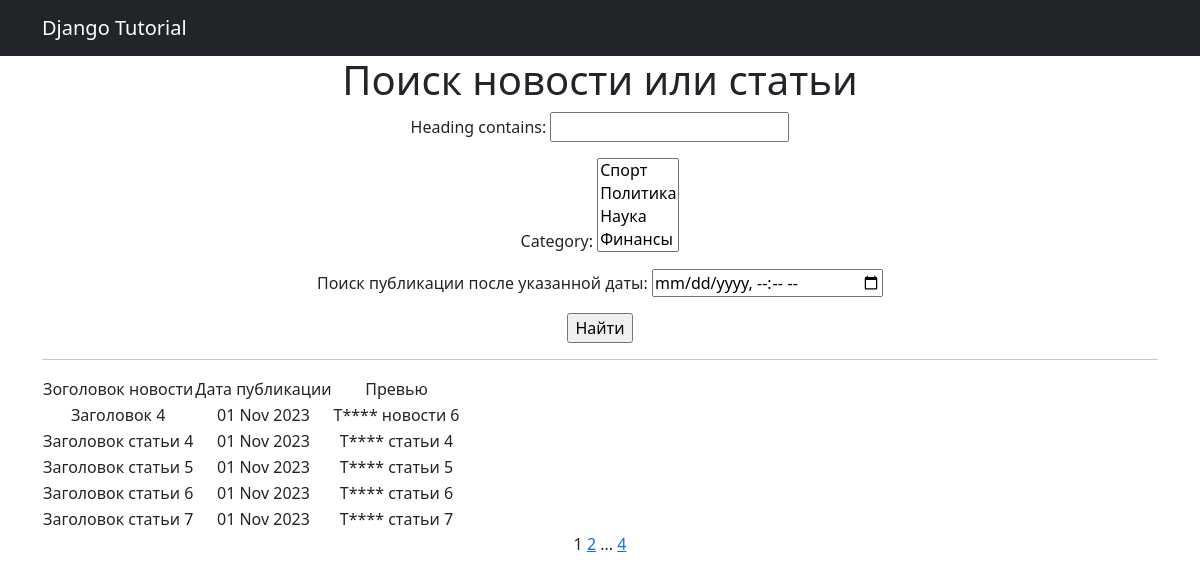
The page /news/search/ on the database as committed earlier.
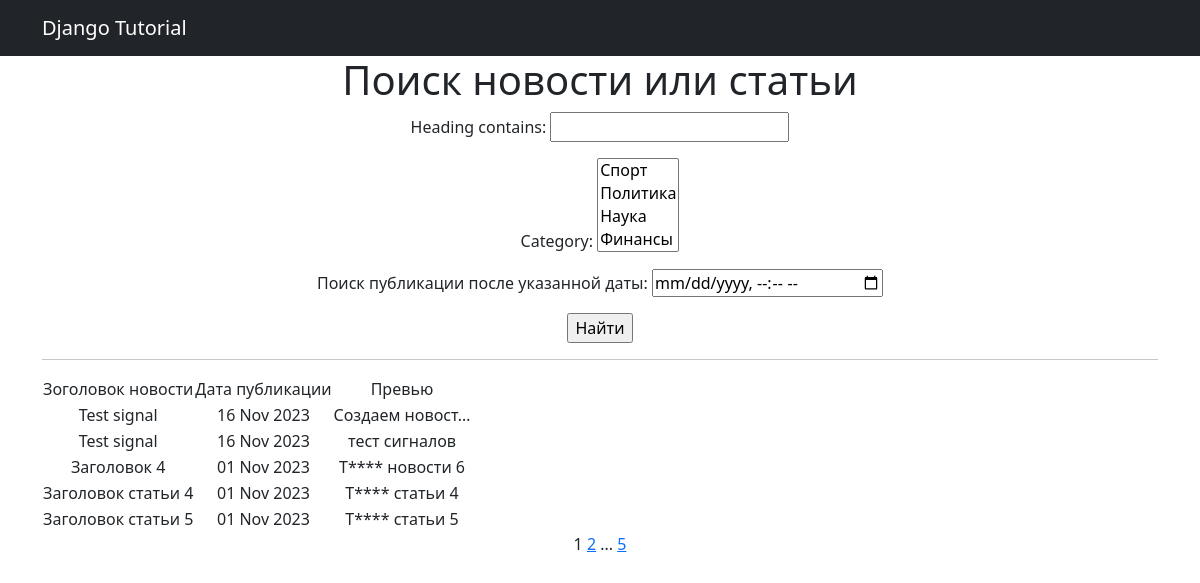
The same page on the database as committed later.
### news/models.py (models this page shows, shortened)
class Post(models.Model):
    news = "NW"
    articl = "AR"
    CHOICE_CONTENS = [(news,'Новости'), (articl,'Статья')]
    time_creates = models.DateTimeField(auto_now_add=True)
    choice_content = models.CharField(max_length=2, choices=CHOICE_CONTENS, default= news)
    heading = models.CharField(max_length=64)
    rating = models.IntegerField(default=0)
    article_text = models.TextField()
    autor = models.ForeignKey(Author, on_delete=models.CASCADE)
    category = models.ManyToManyField(Category, through='PostCategory')

### news/views.py (the view)
# urls.py: path('news/search/', NewsSearch.as_view(), name='news_search'),
class NewsSearch(ListView):
    model = Post
    ordering = 'heading'
    template_name = 'news_search.html'
    context_object_name = 'news'
    paginate_by = 5
    def get_queryset(self):
        queryset = super().get_queryset()
        self.filterset = PostFilter(self.request.GET, queryset)
        return self.filterset.qs
    def get_context_data(self, **kwargs):
        context = super().get_context_data(**kwargs)
        context['filterset'] = self.filterset
        return context

### news/models.py (called while the page is built)
    def __str__(self):
        return self.category.title()

### news/templatetags/custom_filters.py (called while the page is built)
@register.filter()
def censor(value):
    text = str(value)
    for i in unacceptable_words:
        iCaps = i.capitalize()
        replCaps = (i.capitalize()[0]).ljust(len(i),"*")
        repl = (i[0].ljust(len(i), "*"))
        text = text.replace(i,repl)
        text = text.replace(iCaps, replCaps)
    return text

### news/templatetags/custom_tag.py (called while the page is built)
@register.simple_tag(takes_context=True)
def url_replace(context, **kwargs):
   d = context['request'].GET.copy()
   for k, v in kwargs.items():
       d[k] = v
   return d.urlencode()

### templates/news_search.html (shortened to what this page needs)
{% extends 'flatpages/default.html' %}
{% load custom_filters %}
{% load custom_tag %}
{% block content %}
   <h1>Поиск новости или статьи</h1>
    <form action="" method="get">
        {{ filterset.form.as_p }}
        <input type="submit" value="Найти" />
    </form>
    <hr>
    {% if news %}
        <table>
            <tr>
                <td>Зоголовок новости</td>
                <td>Дата публикации</td>
                <td>Превью</td>
            </tr>
            {% for i in news %}
            <tr>
                <td>{{ i.heading|censor }}</td>
                <td>{{ i.time_creates|date:'d M Y' }}</td>
                <td>{{ i.article_text|censor|truncatechars:15 }}</td>
            </tr>
            {% endfor %}
        </table>
    {% else %}
        <h2>Новостей нет!</h2>
    {% endif %}
   {{ page_obj.number }}
   {% if page_obj.has_next %}
       <a href="?{% url_replace page=page_obj.next_page_number %}">{{ page_obj.next_page_number }}</a>
       {% if paginator.num_pages != page_obj.next_page_number %}
           ...
           <a href="?{% url_replace page=page_obj.paginator.num_pages %}">{{ page_obj.paginator.num_pages }}</a>
       {% endif %}
   {% endif %}
{% endblock content %}

Rows that differ between the two databases and show on the page:
no longer on this page (row unchanged): Post: heading|censor "Заголовок статьи 6", time_creates "01 Nov 2023", article_text|censor "Т**** статьи 6"
no longer on this page (row unchanged): Post: heading|censor "Заголовок статьи 7", time_creates "01 Nov 2023", article_text|censor "Т**** статьи 7"
added Post: heading|censor "Test signal", time_creates "16 Nov 2023", article_text|censor "Создаем новост…"
added Post: heading|censor "Test signal", time_creates "16 Nov 2023", article_text|censor "тест сигналов"
Other text that changed with them:
{{ page_obj.paginator.num_pages }}: "4" → "5"
